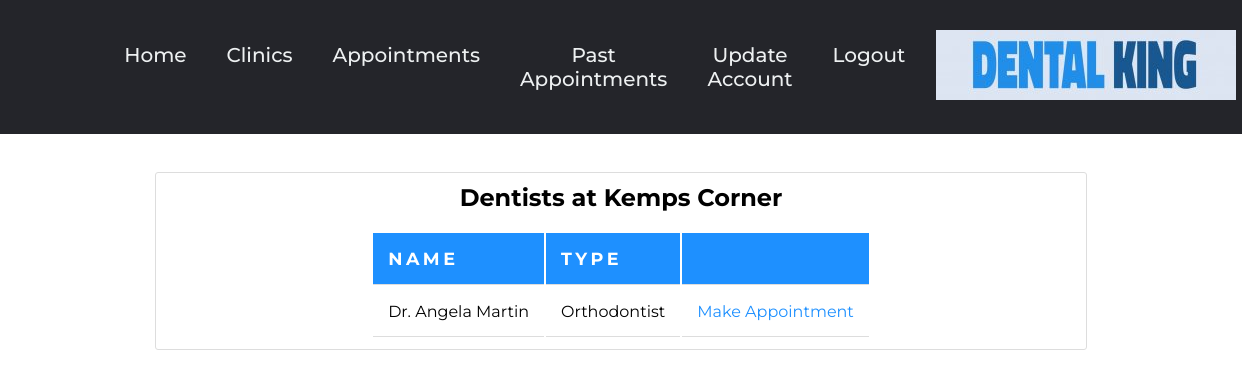
Screenshot of /dentists.php?location=2 (signed in) with the database file from the repository.
### tables this page shows
CREATE TABLE `clinic` (
  `clinic_id` int(10) NOT NULL,
  `Clinic_Name` varchar(32) NOT NULL,
  `location` varchar(32) NOT NULL,
  `open_hr` varchar(4) NOT NULL DEFAULT '1000',
  `close_hr` varchar(4) NOT NULL DEFAULT '1800'
);

CREATE TABLE `dentist` (
  `username` varchar(32) NOT NULL,
  `name` varchar(50) NOT NULL,
  `phone` bigint(10) NOT NULL,
  `age` int(3) NOT NULL,
  `sex` set('M','F') NOT NULL,
  `d_type` set('General','Orthodontist') NOT NULL,
  `location` varchar(32) NOT NULL
);

### dentists.php (the view, shortened to what this page needs)
<?php
    $db=mysqli_connect('localhost','root','','dcms') or die("could not connect to database");
    $locn = $_GET['location'];
?>
<!DOCTYPE HTML>
<html>
<head>
    <link rel="stylesheet" href="styles.css">
    <link href="style10.css" type="text/css"rel="stylesheet"/>
</head>
<body>
  <center>
  <?php require_once("header.php");?>
    <div class="content-section" style="width:75%">
        <?php
        $query2 = "SELECT location FROM clinic WHERE clinic_id = '$locn' LIMIT 1";
        $res_locn = mysqli_query($db, $query2);
        if($res_locn == false || mysqli_num_rows($res_locn) == 0)
        echo "<h3>Invalid Location</h3>";
        else
        {
            $row = mysqli_fetch_assoc($res_locn);
            $loc = $row['location'];
            echo "<h2>Dentists at $loc</h2><br>";
            $query = "SELECT * FROM dentist WHERE location = '$loc'";
            $res_dentist = mysqli_query($db, $query);
            if($res_dentist == false || mysqli_num_rows($res_dentist) == 0)
            echo  "<h3>No dentists available</h3>";
            else
            {
                echo "<table><tr><th>Name</th><th>Type</th><th></th></tr>";
                while($row = mysqli_fetch_assoc($res_dentist))
                {
                    $link = "makeappointment.php?dentist=".$row['username']."";
                    echo "<tr><td>Dr. ".$row['name']."</td><td>".$row['d_type']."</td><td><a href='$link'>Make Appointment</a></td></tr>";
                }
            }
        }
        ?>
        </table>
    </div>
    </center>
</body>
</html>

### styles.css (style rules this page uses)
* { box-sizing: border-box; margin: 0; padding: 0; text-decoration:none; }
th, td { padding: 15px; text-align: left; text-decoration:none; border-bottom: 1px solid #ddd; }
th { background-color: dodgerblue; color: white; }

### style10.css (style rules this page uses)
* { margin: 0; padding: 0; box-sizing: border-box; font-family: 'Lucida Sans', 'Lucida Sans Regular', 'Lucida Grande', 'Lucida Sans Unicode', Geneva, Verdana, sans-serif ; font-family: "Montserrat", sans-serif; }
.content-section { background: #ffffff; padding: 10px 20px; border: 1px solid #dddddd; border-radius: 3px; margin-bottom: 20px; }
th, td { padding: 15px; text-align: left; font-family: "Montserrat", sans-serif; border-bottom: 1px solid #ddd; }
th { font-family: "Montserrat", sans-serif; font-size: 1.1rem; text-transform: uppercase; color: white; letter-spacing: .2em; background-color: dodgerblue ; }

### dentists.php (style rules this page uses)
a { color:dodgerblue; }

### rows the page displays
clinic: location "Kemps Corner"
dentist: name "Angela Martin", d_type "Orthodontist"
